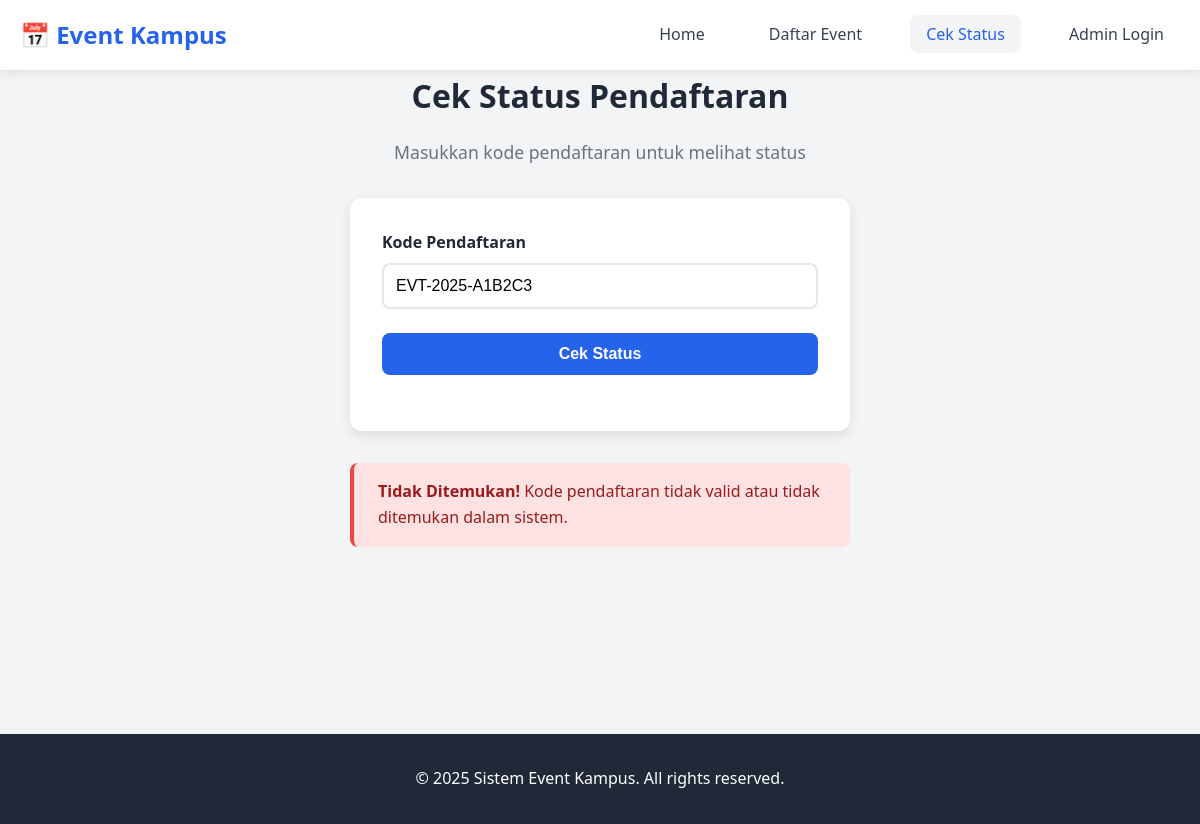
The page /cek_status.php?kode=EVT-2025-A1B2C3 on the database as committed earlier.
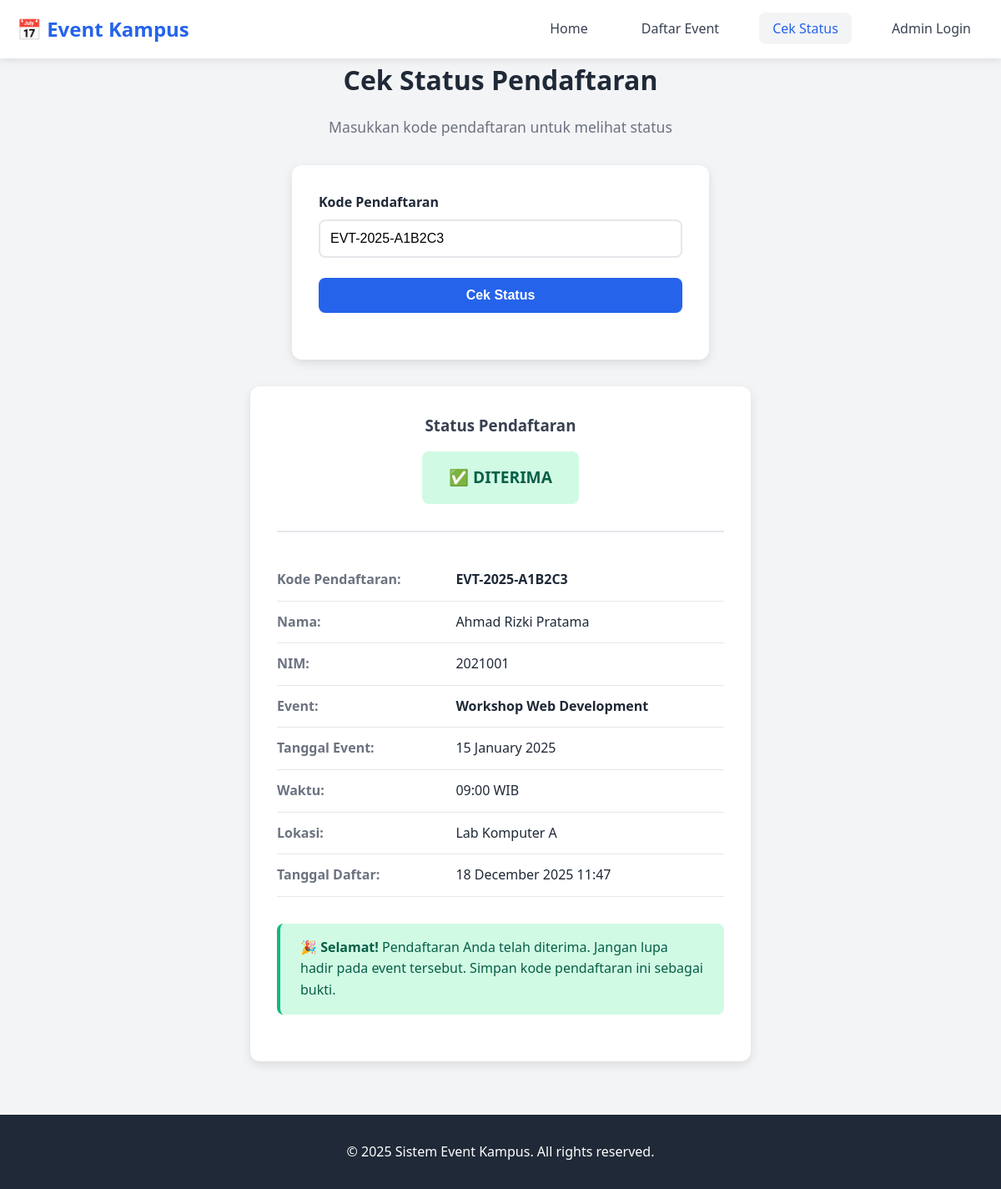
The same page on the database as committed later.
### tables this page shows
CREATE TABLE pendaftaran (
    daftar_id INT AUTO_INCREMENT PRIMARY KEY,
    peserta_id INT NOT NULL,
    event_id INT NOT NULL,
    tanggal_daftar TIMESTAMP DEFAULT CURRENT_TIMESTAMP,
    status ENUM('pending', 'diterima', 'ditolak') DEFAULT 'pending',
    kode_unik VARCHAR(20) UNIQUE NOT NULL,
    deleted_at TIMESTAMP NULL,
    FOREIGN KEY (peserta_id) REFERENCES peserta(peserta_id) ON DELETE CASCADE,
    FOREIGN KEY (event_id) REFERENCES event(event_id) ON DELETE CASCADE,
    INDEX idx_status (status),
    INDEX idx_kode (kode_unik),
    INDEX idx_deleted (deleted_at),
    UNIQUE KEY unique_registration (peserta_id, event_id, deleted_at)
);

CREATE TABLE peserta (
    peserta_id INT AUTO_INCREMENT PRIMARY KEY,
    nama VARCHAR(100) NOT NULL,
    nim VARCHAR(20) NOT NULL UNIQUE,
    email VARCHAR(100) NOT NULL,
    no_hp VARCHAR(15) NOT NULL,
    jurusan VARCHAR(100),
    created_at TIMESTAMP DEFAULT CURRENT_TIMESTAMP,
    deleted_at TIMESTAMP NULL,
    INDEX idx_nim (nim),
    INDEX idx_email (email),
    INDEX idx_deleted (deleted_at)
);

CREATE TABLE event (
    event_id INT AUTO_INCREMENT PRIMARY KEY,
    nama_event VARCHAR(200) NOT NULL,
    tanggal DATE NOT NULL,
    waktu TIME NOT NULL,
    lokasi VARCHAR(200) NOT NULL,
    narasumber VARCHAR(200),
    deskripsi TEXT,
    kuota INT NOT NULL DEFAULT 0,
    banner VARCHAR(255),
    created_at TIMESTAMP DEFAULT CURRENT_TIMESTAMP,
    updated_at TIMESTAMP DEFAULT CURRENT_TIMESTAMP ON UPDATE CURRENT_TIMESTAMP,
    deleted_at TIMESTAMP NULL,
    INDEX idx_tanggal (tanggal),
    INDEX idx_deleted (deleted_at)
);

### config/db_connect.php (called while the page is built, shortened)
<?php
$conn = new mysqli(DB_HOST, DB_USER, DB_PASS, DB_NAME);
$conn->set_charset("utf8mb4");
function clean_input($data) {
    global $conn;
    $data = trim($data);
    $data = stripslashes($data);
    $data = htmlspecialchars($data, ENT_QUOTES, 'UTF-8');
    return $conn->real_escape_string($data);
}
?>

### public/cek_status.php (the view, shortened to what this page needs)
<?php
require_once '../config/db_connect.php';
$kode = isset($_GET['kode']) ? clean_input($_GET['kode']) : '';
$pendaftaran = null;
if (!empty($kode)) {
    $query = "SELECT pf.*, ps.nama, ps.nim, ps.email, ps.no_hp, e.nama_event, e.tanggal, e.waktu, e.lokasi
              FROM pendaftaran pf
              JOIN peserta ps ON pf.peserta_id = ps.peserta_id
              JOIN event e ON pf.event_id = e.event_id
              WHERE pf.kode_unik = ? AND pf.deleted_at IS NULL";
    $stmt = $conn->prepare($query);
    $stmt->bind_param("s", $kode);
    $stmt->execute();
    $result = $stmt->get_result();
    if ($result->num_rows > 0) {
        $pendaftaran = $result->fetch_assoc();
    }
}
?>
<!DOCTYPE html>
<html lang="id">
<head>
    <link rel="stylesheet" href="../assets/css/style.css">
</head>
<body>
    <nav class="navbar">
        <div class="container">
            <div class="nav-brand">
                <h1>📅 Event Kampus</h1>
            </div>
            <ul class="nav-menu">
                <li><a href="index.php">Home</a></li>
                <li><a href="daftar_event.php">Daftar Event</a></li>
                <li><a href="cek_status.php" class="active">Cek Status</a></li>
                <li><a href="../admin/admin_login.php">Admin Login</a></li>
            </ul>
        </div>
    </nav>
    <main class="container">
        <section class="page-header">
            <h2>Cek Status Pendaftaran</h2>
            <p>Masukkan kode pendaftaran untuk melihat status</p>
        </section>
        <div class="form-container" style="max-width: 500px;">
            <form method="GET" action="">
                <div class="form-group">
                    <label for="kode">Kode Pendaftaran</label>
                    <input
                        type="text"
                        id="kode"
                        name="kode"
                        class="form-control"
                        placeholder="Contoh: EVT-2025-ABC123"
                        value="<?php echo htmlspecialchars($kode); ?>"
                        required
                    >
                </div>
                <div class="form-group">
                    <button type="submit" class="btn btn-primary" style="width: 100%;">
                        Cek Status
                    </button>
                </div>
            </form>
        </div>
        <?php if (!empty($kode)): ?>
            <?php if ($pendaftaran): ?>
                <div class="status-card">
                    <div class="status-header">
                        <h3>Status Pendaftaran</h3>
                        <div class="status-badge-large status-<?php echo $pendaftaran['status']; ?>">
                            <?php
                            if ($pendaftaran['status'] === 'pending') echo '⏳ Menunggu Verifikasi';
                            elseif ($pendaftaran['status'] === 'diterima') echo '✅ Diterima';
                            else echo '❌ Ditolak';
                            ?>
                        </div>
                    </div>
                    <div class="info-row">
                        <div class="info-label">Kode Pendaftaran:</div>
                        <div class="info-value"><strong><?php echo htmlspecialchars($pendaftaran['kode_unik']); ?></strong></div>
                    </div>
                    <div class="info-row">
                        <div class="info-label">Nama:</div>
                        <div class="info-value"><?php echo htmlspecialchars($pendaftaran['nama']); ?></div>
                    </div>
                    <div class="info-row">
                        <div class="info-label">NIM:</div>
                        <div class="info-value"><?php echo htmlspecialchars($pendaftaran['nim']); ?></div>
                    </div>
                    <div class="info-row">
                        <div class="info-label">Event:</div>
                        <div class="info-value"><strong><?php echo htmlspecialchars($pendaftaran['nama_event']); ?></strong></div>
                    </div>
                    <div class="info-row">
                        <div class="info-label">Tanggal Event:</div>
                        <div class="info-value"><?php echo date('d F Y', strtotime($pendaftaran['tanggal'])); ?></div>
                    </div>
                    <div class="info-row">
                        <div class="info-label">Waktu:</div>
                        <div class="info-value"><?php echo date('H:i', strtotime($pendaftaran['waktu'])); ?> WIB</div>
                    </div>
                    <div class="info-row">
                        <div class="info-label">Lokasi:</div>
                        <div class="info-value"><?php echo htmlspecialchars($pendaftaran['lokasi']); ?></div>
                    </div>
                    <div class="info-row">
                        <div class="info-label">Tanggal Daftar:</div>
                        <div class="info-value"><?php echo date('d F Y H:i', strtotime($pendaftaran['tanggal_daftar'])); ?></div>
                    </div>
                    <?php if ($pendaftaran['status'] === 'pending'): ?>
                        <div class="alert alert-info" style="margin-top: 2rem;">
                            <strong>📌 Info:</strong> Pendaftaran Anda sedang dalam proses verifikasi oleh admin. Silakan cek kembali secara berkala.
                        </div>
                    <?php elseif ($pendaftaran['status'] === 'diterima'): ?>
                        <div class="alert alert-success" style="margin-top: 2rem;">
                            <strong>🎉 Selamat!</strong> Pendaftaran Anda telah diterima. Jangan lupa hadir pada event tersebut. Simpan kode pendaftaran ini sebagai bukti.
                        </div>
                    <?php else: ?>
                        <div class="alert alert-danger" style="margin-top: 2rem;">
                            <strong> Maaf!</strong> Pendaftaran Anda ditolak. Silakan hubungi panitia untuk informasi lebih lanjut.
                        </div>
                    <?php endif; ?>
                </div>
            <?php else: ?>
                <div class="alert alert-danger" style="max-width: 500px; margin: 2rem auto;">
                    <strong> Tidak Ditemukan!</strong> Kode pendaftaran tidak valid atau tidak ditemukan dalam sistem.
                </div>
            <?php endif; ?>
        <?php endif; ?>
    </main>
    <footer>
        <div class="container">
            <p>&copy; 2025 Sistem Event Kampus. All rights reserved.</p>
        </div>
    </footer>
</body>
</html>

### assets/style.css (style rules this page uses)
* { margin: 0; padding: 0; box-sizing: border-box; }
:root { --primary-color: #2563eb; --secondary-color: #7c3aed; --success-color: #10b981; --danger-color: #ef4444; --warning-color: #f59e0b; --dark: #1f2937; --light: #f3f4f6; --white: #ffffff; --text-dark: #374151; --border-color: #e5e7eb; }
body { font-family: 'Segoe UI', Tahoma, Geneva, Verdana, sans-serif; line-height: 1.6; color: var(--text-dark); background-color: var(--light); }
.container { max-width: 1200px; margin: 0 auto; padding: 0 20px; }
.navbar { background: var(--white); box-shadow: 0 2px 10px rgba(0,0,0,0.1); padding: 1rem 0; position: sticky; top: 0; z-index: 100; }
.navbar .container { display: flex; justify-content: space-between; align-items: center; }
.nav-brand h1 { font-size: 1.5rem; color: var(--primary-color); }
.nav-menu { display: flex; list-style: none; gap: 2rem; }
.nav-menu a { text-decoration: none; color: var(--text-dark); font-weight: 500; transition: color 0.3s; padding: 0.5rem 1rem; border-radius: 8px; }
.nav-menu a:hover, .nav-menu a.active { color: var(--primary-color); background: var(--light); }
.btn { display: inline-block; padding: 0.75rem 1.5rem; text-decoration: none; border-radius: 8px; font-weight: 600; transition: all 0.3s; border: none; cursor: pointer; font-size: 1rem; }
.btn-primary { background: var(--primary-color); color: var(--white); }
main { padding: 3rem 0; min-height: calc(100vh - 200px); }
.events-section h3, .page-header h2 { font-size: 2rem; margin-bottom: 1rem; color: var(--dark); }
.page-header { text-align: center; margin-bottom: 2rem; }
.page-header p { color: #6b7280; font-size: 1.1rem; }
.form-container { max-width: 600px; margin: 2rem auto; background: var(--white); padding: 2rem; border-radius: 12px; box-shadow: 0 4px 12px rgba(0,0,0,0.1); }
.form-group { margin-bottom: 1.5rem; }
.form-group label { display: block; margin-bottom: 0.5rem; font-weight: 600; color: var(--dark); }
.form-control { width: 100%; padding: 0.75rem; font-size: 1rem; border: 2px solid var(--border-color); border-radius: 8px; transition: all 0.3s; }
.alert { padding: 1rem 1.5rem; border-radius: 8px; margin-bottom: 1.5rem; }
.alert-success { background: #d1fae5; color: #065f46; border-left: 4px solid var(--success-color); }
footer { background: var(--dark); color: var(--white); text-align: center; padding: 2rem 0; margin-top: 4rem; }
.alert-danger { background: #fee2e2; color: #991b1b; border-left: 4px solid var(--danger-color); }

### public/cek_status.php (style rules this page uses)
.status-card { max-width: 600px; margin: 2rem auto; background: var(--white); border-radius: 12px; padding: 2rem; box-shadow: 0 4px 12px rgba(0,0,0,0.1); }
.status-header { text-align: center; margin-bottom: 2rem; padding-bottom: 1rem; border-bottom: 2px solid var(--border-color); }
.status-badge-large { display: inline-block; padding: 1rem 2rem; border-radius: 8px; font-size: 1.2rem; font-weight: 700; text-transform: uppercase; margin: 1rem 0; }
.status-diterima { background: #d1fae5; color: #065f46; }
.info-row { display: flex; padding: 0.75rem 0; border-bottom: 1px solid var(--border-color); }
.info-label { width: 40%; font-weight: 600; color: #6b7280; }
.info-value { width: 60%; color: var(--dark); }

Rows that differ between the two databases and show on the page:
now on this page (row edited): pendaftaran: kode_unik "EVT-2025-A1B2C3", peserta.nama "Ahmad Rizki Pratama", peserta.nim "2021001", event.nama_event "Workshop Web Development", event.tanggal "15 January 2025", event.waktu "09:00", event.lokasi "Lab Komputer A", tanggal_daftar "18 December 2025 11:47"
Other text that changed with them:
text no longer shown: "Tidak Ditemukan! Kode pendaftaran tidak valid atau tidak ditemukan dalam sistem."
text now shown: "Status Pendaftaran ✅ DITERIMA Kode Pendaftaran: Nama: NIM: Event: Tanggal Event: Waktu: WIB Lokasi: Tanggal Daftar: 🎉 Selamat! Pendaftaran Anda telah diterima. Jangan lupa hadir pada event tersebut. Simpan kode pendaftaran ini sebagai bukti."
